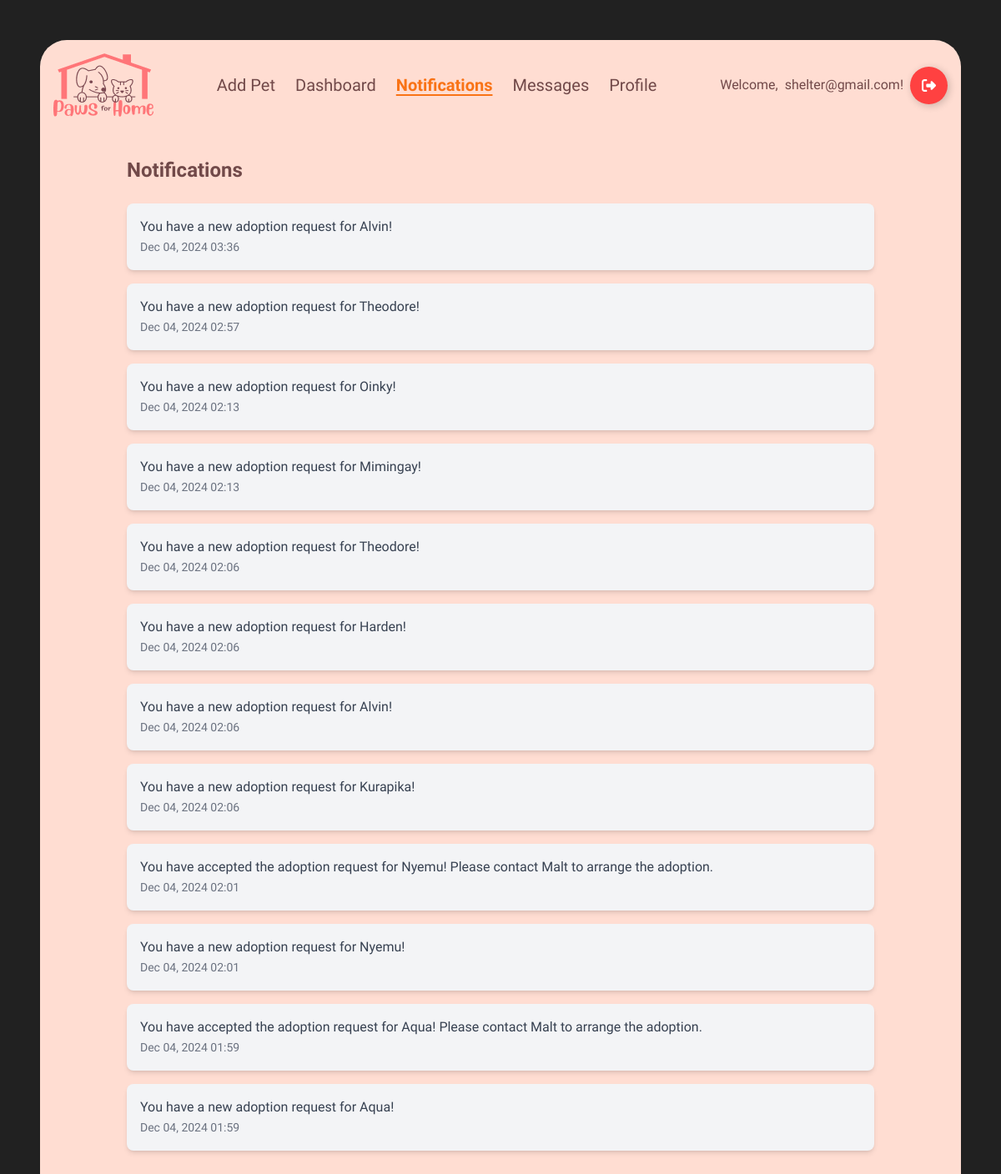
The page /notifications/ (signed in) on the database its author committed.
### main/models.py (models this page shows, shortened)
class Account(AbstractBaseUser, PermissionsMixin):
    account_type = models.CharField(max_length=10)
    first_name = models.CharField(max_length=100, blank=True, null=True)
    last_name = models.CharField(max_length=100, blank=True, null=True)
    birth_date = models.DateField(blank=True, null=True)
    phone_number = models.IntegerField(blank=True, null=True)
    email = models.EmailField(max_length=100, unique=True)
    password = models.TextField()
    address = models.TextField(blank=True, null=True)
    image = models.ImageField(upload_to='main/', default='main/shelterlogo.png')
    last_login = models.DateTimeField(blank=True, null=True)
    is_active = models.BooleanField(default=True)
    is_staff = models.BooleanField(default=False)
    objects = AccountManager()
    USERNAME_FIELD = 'email'
    REQUIRED_FIELDS = []

class Notification(models.Model):
    account = models.ForeignKey(Account, on_delete=models.CASCADE, related_name="notifications")
    notification = models.TextField()
    is_read = models.BooleanField(default=False)
    created_at = models.DateTimeField(default=datetime.now)

### main/views.py (the view)
# urls.py: path('notifications/', views.notifications, name='notifications'), #logged in
@login_required(login_url='/login/')
def notifications(request):
    if not request.user.is_authenticated:
        return render(request, 'error404.html', {})
    notifications = request.user.notifications.all().order_by("-created_at")
    return render(request, "navbar/notifications.html", {"notifications": notifications})

### main/templates/navbar/notifications.html (shortened to what this page needs)
{% extends "base.html" %}
{% block content %}
{% load static %}
<header>
    <nav class="flex items-center justify-between p-4 max-w-7xl mx-auto">
        <div class="flex items-center">
            <a href="{% url 'main:home' %}">
                <img src="{% static 'images/paws4homelogo.png' %}" alt="logo">
            </a>
        </div>
        <div class="flex items-center space-x-6">
            {% if request.user.account_type == 'user' %}
                <a href="{% url 'pets:list_pet' %}" class="text-xl font-medium relative group hover:text-orange-500">
                    Browse
                    <span class="absolute left-0 bottom-0 w-0 h-0.5 bg-orange-500 transition-all duration-300 group-hover:w-full"></span>
                </a>
                <a href="{% url 'main:user_dashboard' %}" class="text-xl font-medium relative group hover:text-orange-500">
                    Dashboard
                    <span class="absolute left-0 bottom-0 w-0 h-0.5 bg-orange-500 transition-all duration-300 group-hover:w-full"></span>
                </a>
            {% else %}
                <a href="{% url 'pets:add_pet' %}" class="text-xl font-medium relative group hover:text-orange-500">
                    Add Pet
                </a>
                <a href="{% url 'main:shelterdashboard' %}" class="text-xl font-medium relative group hover:text-orange-500">
                    Dashboard
                </a>
            {% endif %}
            <span class="text-xl text-orange-500 font-semibold underline underline-offset-4">Notifications</span>
            <a href="{% url 'main:conversations_list' %}" class="text-xl font-medium relative group hover:text-orange-500">
                Messages
            </a>
            <a href="{% url 'main:profile' %}" class="text-xl font-medium relative group hover:text-orange-500">
                Profile
            </a>
        </div>
            <div class="flex items-center space-x-4">
                {% if request.user.is_authenticated %}
                <div class="group flex items-center space-x-2">
                    <div class="opacity-100 transition-opacity duration-500 ease-in-out group-hover:opacity-0 ">
                        Welcome,
                    </div>
                    <div class="transition-font duration-500 ease-in-out group-hover:font-bold space-x-2">
                    {{ request.user.email }}!
                    </div>
                    <a href="{% url 'main:logout_account' %}">
                        <button class="BtnLogout">
                            <div class="sign">
                            </div>
                        </button>
                    </a>
                </div>
                {% endif %}
            </div>
    </nav>
</header>
<div class="max-w-4xl mx-auto h-screen py-8">
    <h1 class="text-2xl font-bold mb-6">Notifications</h1>
    <ul class="space-y-4">
        {% for notification in notifications %}
        <li class="p-4 bg-gray-100 rounded-lg shadow-md">
            <p class="text-gray-700">{{ notification.notification }}</p>
            <span class="text-gray-500 text-sm">{{ notification.created_at|date:"M d, Y H:i" }}</span>
        </li>
        {% empty %}
        <li class="text-gray-500 text-center">No notifications available.</li>
        {% endfor %}
    </ul>
</div>
{% endblock%}

### main/static/css/landing_page.css (style rules this page uses)
body { background-color: #212121; overflow-x: hidden; }

### main/static/css/loader.css (style rules this page uses)
.BtnLogout { display: flex; align-items: center; justify-content: flex-start; width: 45px; height: 45px; border: none; border-radius: 50%; cursor: pointer; position: relative; overflow: hidden; transition-duration: .3s; box-shadow: 2px 2px 10px rgba(0, 0, 0, 0.199); background-color: rgb(255, 65, 65); }
.sign { width: 100%; transition-duration: .3s; display: flex; align-items: center; justify-content: center; }
.sign svg { width: 17px; }

### rows shown on the page
Account: user.email "shelter@gmail.com"
Notification: notification "You have a new adoption request for Alvin!", created_at "Dec 04, 2024 03:36"
Notification: notification "You have a new adoption request for Theodore!", created_at "Dec 04, 2024 02:57"
Notification: notification "You have a new adoption request for Oinky!", created_at "Dec 04, 2024 02:13"
Notification: notification "You have a new adoption request for Mimingay!", created_at "Dec 04, 2024 02:13"
Notification: notification "You have a new adoption request for Theodore!", created_at "Dec 04, 2024 02:06"
Notification: notification "You have a new adoption request for Harden!", created_at "Dec 04, 2024 02:06"
Notification: notification "You have a new adoption request for Alvin!", created_at "Dec 04, 2024 02:06"
Notification: notification "You have a new adoption request for Kurapika!", created_at "Dec 04, 2024 02:06"
Notification: notification "You have accepted the adoption request for Nyemu! Please contact Malt to arrange the adoption.", created_at "Dec 04, 2024 02:01"
Notification: notification "You have a new adoption request for Nyemu!", created_at "Dec 04, 2024 02:01"
Notification: notification "You have accepted the adoption request for Aqua! Please contact Malt to arrange the adoption.", created_at "Dec 04, 2024 01:59"
Notification: notification "You have a new adoption request for Aqua!", created_at "Dec 04, 2024 01:59"
